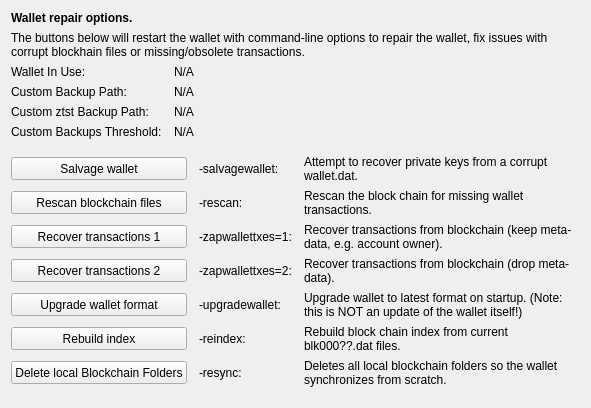
     <widget class="QWidget" name="tab_repair">
      <attribute name="title">
       <string>&amp;Wallet Repair</string>
      </attribute>
      <layout class="QGridLayout" name="gridLayout_4" columnstretch="0,0,0,0">
       <property name="horizontalSpacing">
        <number>12</number>
       </property>
       <item row="0" column="0" colspan="4">
        <widget class="QLabel" name="label_repair_header">
         <property name="font">
          <font>
           <weight>75</weight>
           <bold>true</bold>
          </font>
         </property>
         <property name="text">
          <string>Wallet repair options.</string>
         </property>
        </widget>
       </item>
       <item row="1" column="0" colspan="4">
        <widget class="QLabel" name="label_repair_helptext">
         <property name="font">
          <font>
           <weight>50</weight>
           <bold>false</bold>
          </font>
         </property>
         <property name="text">
          <string>The buttons below will restart the wallet with command-line options to repair the wallet, fix issues with corrupt blockhain files or missing/obsolete transactions.</string>
         </property>
         <property name="wordWrap">
          <bool>true</bool>
         </property>
        </widget>
       </item>
       <item row="2" column="0">
        <widget class="QLabel" name="wallet_path_label">
         <property name="text">
          <string>Wallet In Use:</string>
         </property>
        </widget>
       </item>
       <item row="2" column="1" colspan="3">
        <widget class="QLabel" name="wallet_path">
         <property name="cursor">
          <cursorShape>IBeamCursor</cursorShape>
         </property>
         <property name="text">
          <string>N/A</string>
         </property>
         <property name="textFormat">
          <enum>Qt::PlainText</enum>
         </property>
         <property name="textInteractionFlags">
          <set>Qt::LinksAccessibleByMouse|Qt::TextSelectableByKeyboard|Qt::TextSelectableByMouse</set>
         </property>
        </widget>
       </item>
       <item row="3" column="0">
        <widget class="QLabel" name="wallet_custombackuppath_label">
         <property name="text">
          <string>Custom Backup Path:</string>
         </property>
         <property name="visible">
          <bool>false</bool>
         </property>
        </widget>
       </item>
       <item row="3" column="1" colspan="3">
        <widget class="QLabel" name="wallet_custombackuppath">
         <property name="cursor">
          <cursorShape>IBeamCursor</cursorShape>
         </property>
         <property name="text">
          <string>N/A</string>
         </property>
         <property name="textFormat">
          <enum>Qt::PlainText</enum>
         </property>
         <property name="textInteractionFlags">
          <set>Qt::LinksAccessibleByMouse|Qt::TextSelectableByKeyboard|Qt::TextSelectableByMouse</set>
         </property>
         <property name="visible">
          <bool>false</bool>
         </property>
        </widget>
       </item>
       <item row="4" column="0">
        <widget class="QLabel" name="wallet_customztstbackuppath_label">
         <property name="text">
          <string>Custom ztst Backup Path:</string>
         </property>
         <property name="visible">
          <bool>false</bool>
         </property>
        </widget>
       </item>
       <item row="4" column="1" colspan="3">
        <widget class="QLabel" name="wallet_customztstbackuppath">
         <property name="cursor">
          <cursorShape>IBeamCursor</cursorShape>
         </property>
         <property name="text">
          <string>N/A</string>
         </property>
         <property name="textFormat">
          <enum>Qt::PlainText</enum>
         </property>
         <property name="textInteractionFlags">
          <set>Qt::LinksAccessibleByMouse|Qt::TextSelectableByKeyboard|Qt::TextSelectableByMouse</set>
         </property>
         <property name="visible">
          <bool>false</bool>
         </property>
        </widget>
       </item>
       <item row="5" column="0">
        <widget class="QLabel" name="wallet_custombackupthreshold_label">
         <property name="text">
          <string>Custom Backups Threshold:</string>
         </property>
         <property name="visible">
          <bool>false</bool>
         </property>
        </widget>
       </item>
       <item row="5" column="1" colspan="3">
        <widget class="QLabel" name="wallet_custombackupthreshold">
         <property name="cursor">
          <cursorShape>IBeamCursor</cursorShape>
         </property>
         <property name="text">
          <string>N/A</string>
         </property>
         <property name="textFormat">
          <enum>Qt::PlainText</enum>
         </property>
         <property name="textInteractionFlags">
          <set>Qt::LinksAccessibleByMouse|Qt::TextSelectableByKeyboard|Qt::TextSelectableByMouse</set>
         </property>
         <property name="visible">
          <bool>false</bool>
         </property>
        </widget>
       </item>
       <item row="6" column="0">
        <spacer name="verticalSpacer_repair1">
         <property name="orientation">
          <enum>Qt::Vertical</enum>
         </property>
         <property name="sizeHint" stdset="0">
          <size>
           <width>10</width>
           <height>10</height>
          </size>
         </property>
        </spacer>
       </item>
       <item row="7" column="0" colspan="2">
        <widget class="QPushButton" name="btn_salvagewallet">
         <property name="minimumSize">
          <size>
           <width>100</width>
           <height>23</height>
          </size>
         </property>
         <property name="text">
          <string>Salvage wallet</string>
         </property>
        </widget>
       </item>
       <item row="7" column="2">
        <widget class="QLabel" name="label_repair_salvage_command">
         <property name="text">
          <string notr="true">-salvagewallet:</string>
         </property>
        </widget>
       </item>
       <item row="7" column="3">
        <widget class="QLabel" name="label_repair_salvage">
         <property name="text">
          <string>Attempt to recover private keys from a corrupt wallet.dat.</string>
         </property>
         <property name="wordWrap">
          <bool>true</bool>
         </property>
        </widget>
       </item>
       <item row="8" column="0" colspan="2">
        <widget class="QPushButton" name="btn_rescan">
         <property name="minimumSize">
          <size>
           <width>100</width>
           <height>23</height>
          </size>
         </property>
         <property name="text">
          <string>Rescan blockchain files</string>
         </property>
        </widget>
       </item>
       <item row="8" column="2">
        <widget class="QLabel" name="label_repair_rescan_command">
         <property name="text">
          <string notr="true">-rescan:</string>
         </property>
        </widget>
       </item>
       <item row="8" column="3">
        <widget class="QLabel" name="label_repair_rescan">
         <property name="text">
          <string>Rescan the block chain for missing wallet transactions.</string>
         </property>
         <property name="wordWrap">
          <bool>true</bool>
         </property>
        </widget>
       </item>
       <item row="9" column="0" colspan="2">
        <widget class="QPushButton" name="btn_zapwallettxes1">
         <property name="minimumSize">
          <size>
           <width>100</width>
           <height>23</height>
          </size>
         </property>
         <property name="text">
          <string>Recover transactions 1</string>
         </property>
        </widget>
       </item>
       <item row="9" column="2">
        <widget class="QLabel" name="label_repair_zap1_command">
         <property name="text">
          <string notr="true">-zapwallettxes=1:</string>
         </property>
        </widget>
       </item>
       <item row="9" column="3">
        <widget class="QLabel" name="label_repair_zap1">
         <property name="text">
          <string>Recover transactions from blockchain (keep meta-data, e.g. account owner).</string>
         </property>
         <property name="wordWrap">
          <bool>true</bool>
         </property>
        </widget>
       </item>
       <item row="10" column="0" colspan="2">
        <widget class="QPushButton" name="btn_zapwallettxes2">
         <property name="minimumSize">
          <size>
           <width>100</width>
           <height>23</height>
          </size>
         </property>
         <property name="text">
          <string>Recover transactions 2</string>
         </property>
        </widget>
       </item>
       <item row="10" column="2">
        <widget class="QLabel" name="label_repair_zap2_command">
         <property name="text">
          <string notr="true">-zapwallettxes=2:</string>
         </property>
        </widget>
       </item>
       <item row="10" column="3">
        <widget class="QLabel" name="label_repair_zap2">
         <property name="text">
          <string>Recover transactions from blockchain (drop meta-data).</string>
         </property>
         <property name="wordWrap">
          <bool>true</bool>
         </property>
        </widget>
       </item>
       <item row="11" column="0" colspan="2">
        <widget class="QPushButton" name="btn_upgradewallet">
         <property name="minimumSize">
          <size>
           <width>100</width>
           <height>23</height>
          </size>
         </property>
         <property name="text">
          <string>Upgrade wallet format</string>
         </property>
        </widget>
       </item>
       <item row="11" column="2">
        <widget class="QLabel" name="label_repair_upgrade_command">
         <property name="text">
          <string notr="true">-upgradewallet:</string>
         </property>
        </widget>
       </item>
       <item row="11" column="3">
        <widget class="QLabel" name="label_repair_upgrade">
         <property name="text">
          <string>Upgrade wallet to latest format on startup. (Note: this is NOT an update of the wallet itself!)</string>
         </property>
         <property name="wordWrap">
          <bool>true</bool>
         </property>
        </widget>
       </item>
       <item row="12" column="0" colspan="2">
        <widget class="QPushButton" name="btn_reindex">
         <property name="minimumSize">
          <size>
           <width>100</width>
           <height>23</height>
          </size>
         </property>
         <property name="text">
          <string>Rebuild index</string>
         </property>
        </widget>
       </item>
       <item row="12" column="2">
        <widget class="QLabel" name="label_repair_reindex_command">
         <property name="text">
          <string notr="true">-reindex:</string>
         </property>
        </widget>
       </item>
       <item row="12" column="3">
        <widget class="QLabel" name="label_repair_reindex">
         <property name="text">
          <string>Rebuild block chain index from current blk000??.dat files.</string>
         </property>
         <property name="wordWrap">
          <bool>true</bool>
         </property>
        </widget>
       </item>
       <item row="13" column="0" colspan="2">
        <widget class="QPushButton" name="btn_resync">
         <property name="minimumSize">
          <size>
           <width>100</width>
           <height>23</height>
          </size>
         </property>
         <property name="text">
          <string>Delete local Blockchain Folders</string>
         </property>
        </widget>
       </item>
       <item row="13" column="2">
        <widget class="QLabel" name="label_repair_resync_command">
         <property name="text">
          <string>-resync:</string>
         </property>
        </widget>
       </item>
       <item row="13" column="3">
        <widget class="QLabel" name="label_repair_resync">
         <property name="text">
          <string>Deletes all local blockchain folders so the wallet synchronizes from scratch.</string>
         </property>
         <property name="wordWrap">
          <bool>true</bool>
         </property>
        </widget>
       </item>
       <item row="14" column="0">
        <spacer name="verticalSpacer_repair2">
         <property name="orientation">
          <enum>Qt::Vertical</enum>
         </property>
         <property name="sizeHint" stdset="0">
          <size>
           <width>20</width>
           <height>10</height>
          </size>
         </property>
        </spacer>
       </item>
      </layout>
     </widget>
